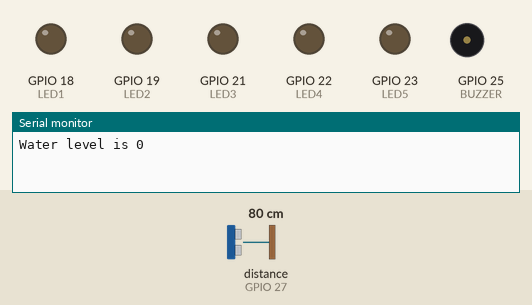
The program below on a simulated ESP32. Shown: output pins drawn as LEDs (lit = HIGH), buzzer (waves = sounding, pin HIGH), the last lines printed to the serial monitor. Wiring (inferred from the names in the program): ultrasonic range finder: trigger GPIO 26; echo GPIO 27. The test bench sets the inputs (shaded band); at power-on: distance to the obstacle (sensor on GPIO 27) 80 cm. The echo pulse lasts 58.3 µs per cm; WiFi joins after 1.5 s; servers stay silent unless stated; pins used as bus, display or sensor lines are not drawn.

Above: at 3.1 s.
3.2 s: distance to the obstacle (sensor on GPIO 27) set to 2 cm
At 5.1 s:
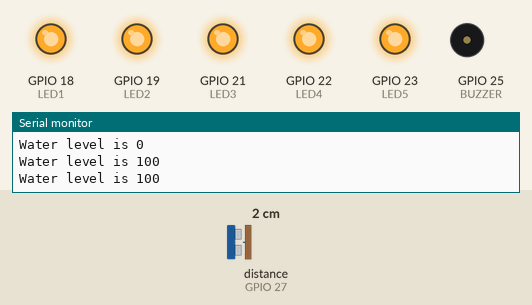
5.4 s: distance to the obstacle (sensor on GPIO 27) set to 18 cm
At 6.7 s:
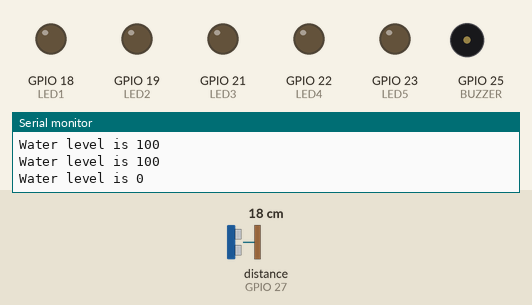
9.6 s: distance to the obstacle (sensor on GPIO 27) set to 9 cm
At 11.0 s:
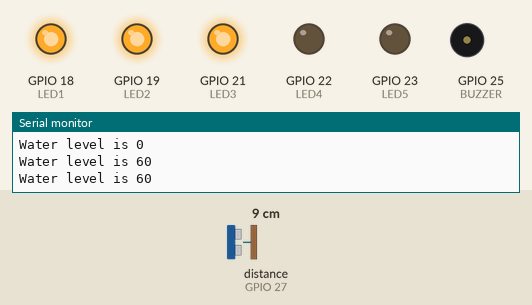
11.4 s: distance to the obstacle (sensor on GPIO 27) set to 4 cm
At 12.5 s:
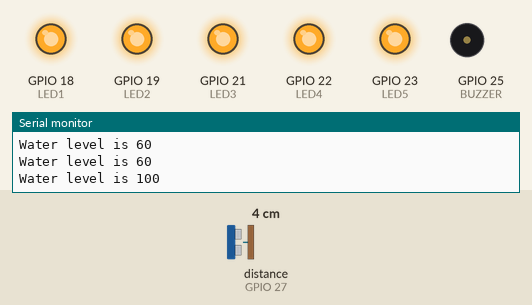
13.4 s: distance to the obstacle (sensor on GPIO 27) set to 35 cm
At 14.7 s:
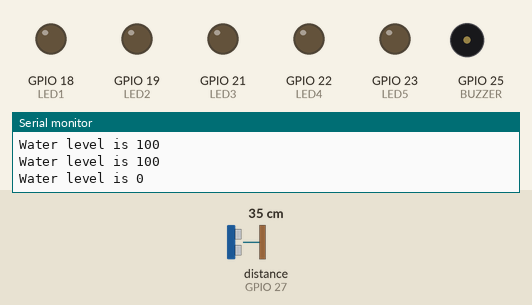
Timing chart, 0 to 18.6 s (numbered marks = the images above; inputs shaded):
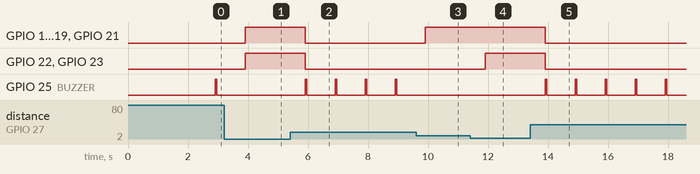

Measured:
- after the input at 3.2 s, GPIO 18 (LED1), GPIO 19 (LED2), GPIO 21 (LED3), GPIO 22 (LED4), GPIO 23 (LED5): LOW → HIGH after 0.71 s; GPIO 25 (BUZZER): stops changing and stays LOW
- after the input at 5.4 s, GPIO 18 (LED1), GPIO 19 (LED2), GPIO 21 (LED3), GPIO 22 (LED4), GPIO 23 (LED5): HIGH → LOW after 0.51 s; GPIO 25 (BUZZER): alternates HIGH for 0.05 s and LOW for 0.95 s, starting after 0.51 s
- after the input at 9.6 s, GPIO 18 (LED1), GPIO 19 (LED2), GPIO 21 (LED3): LOW → HIGH after 0.30 s; GPIO 25 (BUZZER): stops changing and stays LOW
- after the input at 11.4 s, GPIO 22 (LED4), GPIO 23 (LED5): LOW → HIGH after 0.51 s
- after the input at 13.4 s, GPIO 18 (LED1), GPIO 19 (LED2), GPIO 21 (LED3), GPIO 22 (LED4), GPIO 23 (LED5): HIGH → LOW after 0.51 s; GPIO 25 (BUZZER): alternates HIGH for 0.05 s and LOW for 0.95 s, starting after 0.51 s

The program:

main.cpp
```cpp
#include "config.h"
#include <Arduino.h>
#include <BlynkSimpleEsp32.h>
#include <WiFi.h>
#include <WiFiClient.h>

int tankHeight = SENSOR_TO_BOTTOM_DISTANCE - SENSOR_TO_TOP_DISTANCE;

long duration = 0;
int distance = 0;
int sensorReading = 0;
int waterLevel = 0;
int ledLevel = 0;

int notified = 0; // To determine if notification is sent or not

BlynkTimer timer;

int readUltrasonic();
void timerEvent();

const int ledPins[LED_NUMBERS] = {LED1, LED2, LED3, LED4, LED5};

#define BLYNK_PRINT Serial

void setup() {
  Serial.begin(9600);
  delay(100);
  Blynk.begin(BLYNK_AUTH_TOKEN, WIFI, PASS);
  timer.setInterval(1000L, timerEvent);

  pinMode(TRIG, OUTPUT);
  pinMode(ECHO, INPUT);

  pinMode(LED1, OUTPUT);
  pinMode(LED2, OUTPUT);
  pinMode(LED3, OUTPUT);
  pinMode(LED4, OUTPUT);
  pinMode(LED5, OUTPUT);
  pinMode(BUZZER, OUTPUT);

  for (int i = 0; i < LED_NUMBERS; i++) {
    digitalWrite(ledPins[i], LOW);
  }
  digitalWrite(BUZZER, LOW);
}

void loop() {
  Blynk.run();
  timer.run();

  if (!Blynk.connected()) {
    while (!Blynk.connected()) {
      Serial.println("Connecting ...");
      delay(100);
      Blynk.begin(BLYNK_AUTH_TOKEN, WIFI, PASS);
    }
    Serial.println("Connected !");
    delay(500);
  }
}

int readUltrasonic() {
  digitalWrite(TRIG, LOW);
  delayMicroseconds(2);
  digitalWrite(TRIG, HIGH);
  delayMicroseconds(10);
  digitalWrite(TRIG, LOW);

  duration = pulseIn(ECHO, HIGH);
  distance = duration * 0.017;

  if (distance >= 4) {
    return distance;
  }

  return 0;
}

void timerEvent() {
  Blynk.virtualWrite(V0, waterLevel);
  sensorReading = readUltrasonic();

  if (sensorReading < SENSOR_TO_TOP_DISTANCE) {
    sensorReading = SENSOR_TO_TOP_DISTANCE;
  } else if (sensorReading > SENSOR_TO_BOTTOM_DISTANCE) {
    sensorReading = SENSOR_TO_BOTTOM_DISTANCE;
  }

  sensorReading = sensorReading - SENSOR_TO_TOP_DISTANCE;
  waterLevel = ((tankHeight - sensorReading) * 100) / tankHeight;
  waterLevel = ((waterLevel + 5) / 10) * 10;
  Serial.printf("Water level is %d\n", waterLevel);

  ledLevel = waterLevel / 20; // nunmber of leds to be turned ON or OFF (0-5)

  for (int i = 0; i < LED_NUMBERS; i++) {
    digitalWrite(ledPins[i], (i < ledLevel) ? HIGH : LOW);
  }

  if (waterLevel < 20) {
    digitalWrite(BUZZER, HIGH);
    delay(50);
    digitalWrite(BUZZER, LOW);
    delay(30);

    if (notified == 0) {
      Blynk.logEvent("alert", "The water level is low.");
      notified = 1;
    }
  } else {
    notified = 0;
  }
}
```

config.h
```cpp
#define BLYNK_TEMPLATE_ID "TMPL2zG1Ve3SS"
#define BLYNK_TEMPLATE_NAME "Water Level System"
#define BLYNK_AUTH_TOKEN "5-crTesyFMEKpdIcUnE48SVd-79iFOJk"

#define BLYNK_PRINT Serial

#define LED_NUMBERS 5

#define LED1 18
#define LED2 19
#define LED3 21
#define LED4 22
#define LED5 23
#define BUZZER 25

#define TRIG 26
#define ECHO 27

#define SENSOR_TO_TOP_DISTANCE 5
#define SENSOR_TO_BOTTOM_DISTANCE 12

#define WIFI "S"
#define PASS "Sayed2010@"
```
